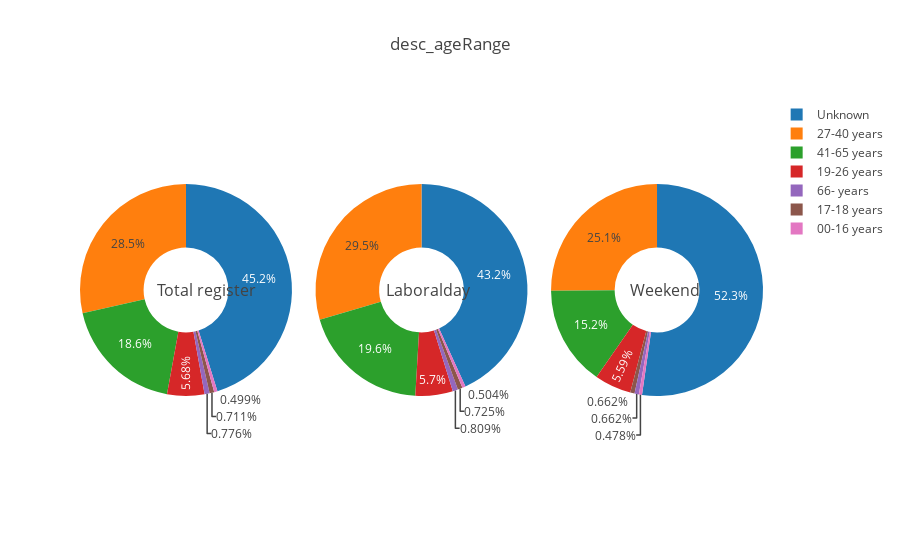

The notebook cell saved with this chart:
### Markdown cell above
### Pie ageRange por weekend

### Code cell
x_var = 'desc_ageRange'
filter_var = 'weekend'
generatePie(x_var, filter_var, dfUsers)

### Figure 1 — Plotly figure (JSON) as saved in the notebook; plotly's stock layout.template omitted (floating-point values rounded to 4 significant figures)
{"data": [{"domain": {"column": 0}, "name": "desc_ageRange", "labels": ["00-16 years", "17-18 years", "19-26 years", "27-40 years", "41-65 years", "66- years", "Unknown"], "values": [61, 87, 695, 3491, 2276, 95, 5531], "hole": 0.4, "type": "pie", "uid": "89f7937e-8f57-4c08-bddd-06f742c0d3b6"}, {"domain": {"column": 1}, "name": "desc_ageRange", "labels": ["00-16 years", "17-18 years", "19-26 years", "27-40 years", "41-65 years", "66- years", "Unknown"], "values": [48, 69, 543, 2809, 1862, 77, 4111], "hole": 0.4, "type": "pie", "uid": "f5b0bd5b-3a15-4411-940f-9bc08b8ddb35"}, {"domain": {"column": 2}, "name": "desc_ageRange", "labels": ["00-16 years", "17-18 years", "19-26 years", "27-40 years", "41-65 years", "66- years", "Unknown"], "values": [13, 18, 152, 682, 414, 18, 1420], "hole": 0.4, "type": "pie", "uid": "078d49a9-0727-45c5-a01f-40296ac3ea57"}], "layout": {"grid": {"rows": 1, "columns": 3}, "annotations": [{"y": 0.5, "text": "Total register", "font": {"size": 16}, "x": 0.11, "showarrow": false}, {"y": 0.5, "text": "Laboralday", "font": {"size": 16}, "x": 0.51, "showarrow": false}, {"y": 0.5, "text": "Weekend", "font": {"size": 16}, "x": 0.91, "showarrow": false}], "title": {"text": "desc_ageRange"}}}
